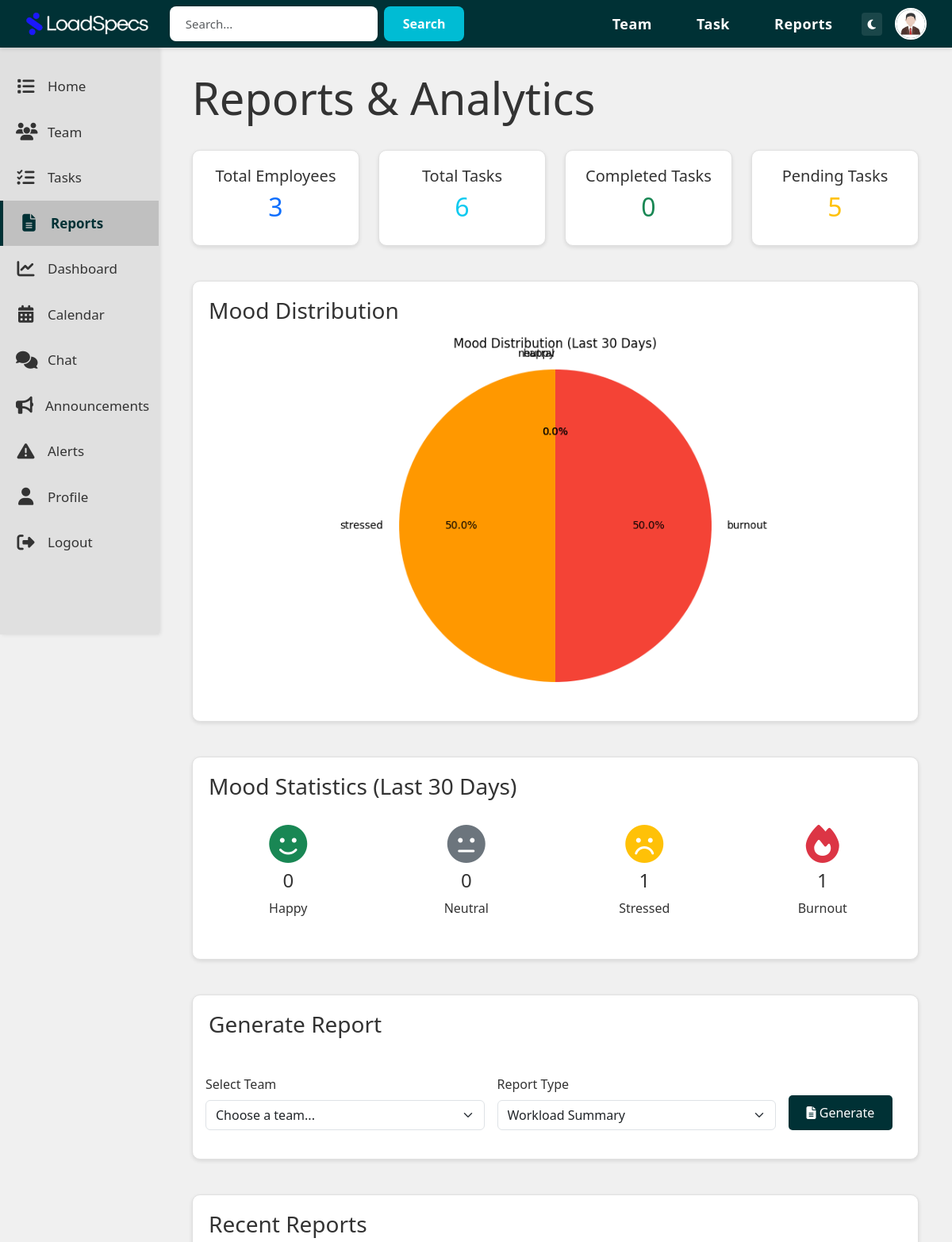
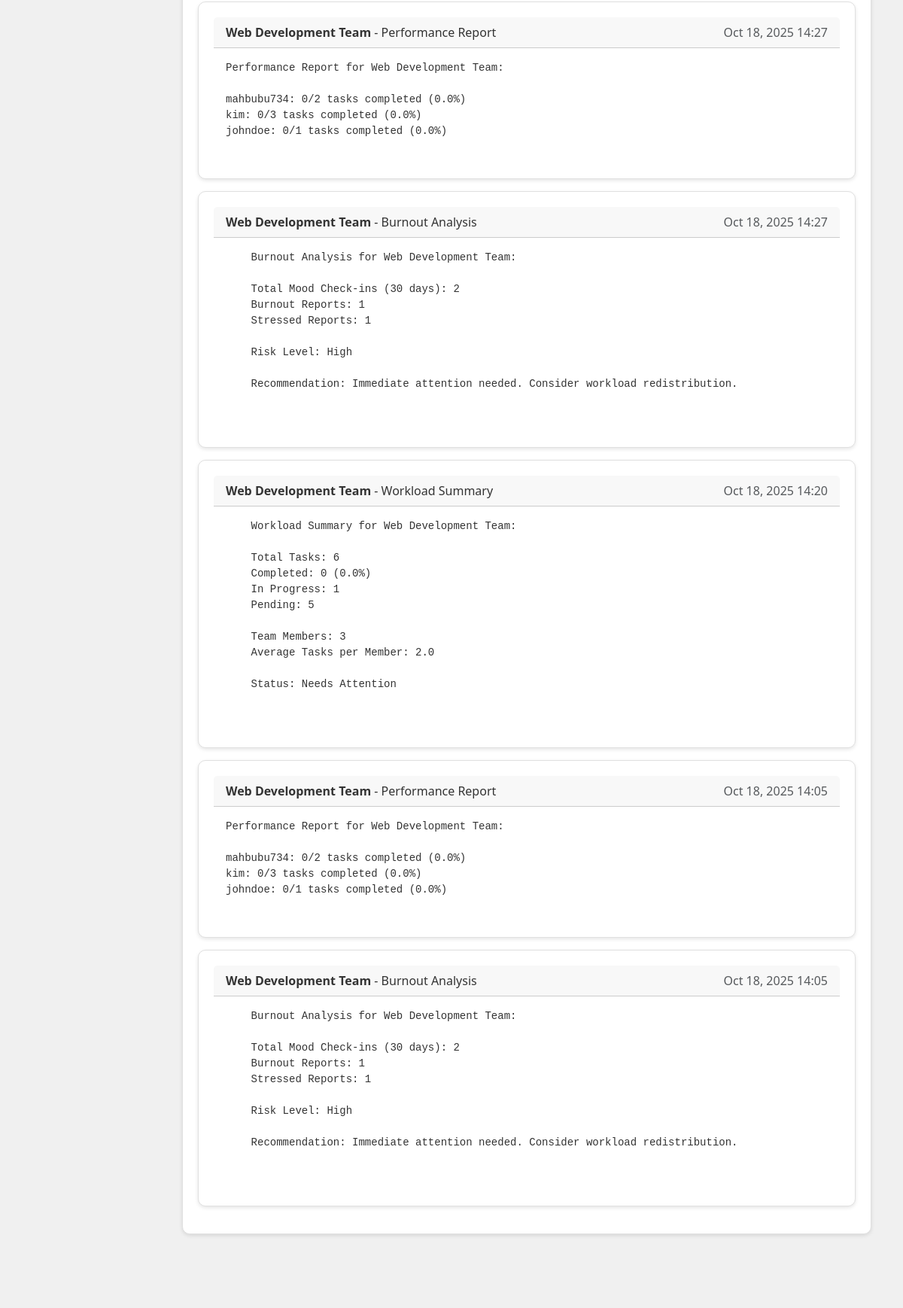
The page /reports/ (signed in, upper part) on the database its author committed (2 pictures, top to bottom).
### LoadSpecsApp/models.py (models this page shows, shortened)
class User(AbstractUser):
    is_employee = models.BooleanField(default=False)
    is_team_lead = models.BooleanField(default=False)
    company_name = models.CharField(max_length=200, blank=True, null=True)
    joined_date = models.DateTimeField(default=timezone.now)
    bio = models.TextField(blank=True, null=True)
    profile_picture = models.ImageField(
        upload_to='profile_pictures/',
        blank=True,
        null=True,
        default='default_profile.png'
    )

class InsightReport(models.Model):
    team = models.ForeignKey(Team, on_delete=models.CASCADE, related_name='reports')
    generated_by = models.ForeignKey(User, on_delete=models.CASCADE)
    summary_text = models.TextField()
    created_at = models.DateTimeField(default=timezone.now)
    report_type = models.CharField(
        max_length=50,
        choices=[
            ('workload', 'Workload Summary'),
            ('burnout', 'Burnout Analysis'),
            ('performance', 'Performance Report'),
            ('productivity', 'Productivity Analysis'),
            ('team_balance', 'Team Balance Report'),
        ],
        default='workload'
    )
    productivity_score = models.FloatField(default=0.0)
    burnout_prediction = models.TextField(blank=True, null=True)
    team_balance_data = models.JSONField(default=dict, blank=True)
    class Meta:
        ordering = ['-created_at']

class Team(models.Model):
    team_name = models.CharField(max_length=200)
    description = models.TextField(blank=True, null=True)
    created_by = models.ForeignKey(
        User,
        on_delete=models.CASCADE,
        related_name='teams_created'
    )
    created_at = models.DateTimeField(default=timezone.now)
    join_code = models.CharField(max_length=10, unique=True, blank=True)

### LoadSpecsApp/views.py (the view, shortened to what this page needs)
# urls.py: path('reports/', views.reports_view, name='reports'),
@login_required
def reports_view(request):
    user = request.user
    context = {}
    if user.is_team_lead:
        try:
            team_lead = user.teamlead_profile
            teams = team_lead.teams.all()
            context['teams'] = teams
            context['is_team_lead'] = True
            if teams.exists():
                total_employees = Employee.objects.filter(team__in=teams).count()
                total_tasks = Task.objects.filter(team__in=teams).count()
                completed_tasks = Task.objects.filter(team__in=teams, status='completed').count()
                pending_tasks = Task.objects.filter(team__in=teams, status='pending').count()
                context['total_employees'] = total_employees
                context['total_tasks'] = total_tasks
                context['completed_tasks'] = completed_tasks
                context['pending_tasks'] = pending_tasks
                recent_moods = MoodCheckin.objects.filter(team__in=teams, timestamp__gte=timezone.now() - timedelta(days=30))
                mood_counts = {
                    'happy': recent_moods.filter(mood='happy').count(),
                    'neutral': recent_moods.filter(mood='neutral').count(),
                    'stressed': recent_moods.filter(mood='stressed').count(),
                    'burnout': recent_moods.filter(mood='burnout').count(),
                }
                context['mood_counts'] = mood_counts
                context['chart'] = generate_mood_chart(mood_counts)
                recent_reports = InsightReport.objects.filter(team__in=teams)[:5]
                context['recent_reports'] = recent_reports
        except TeamLead.DoesNotExist:
            TeamLead.objects.create(user=user)
    return render(request, 'LoadSpecsHTML/reports.html', context)

### templates/LoadSpecsHTML/reports.html (shortened to what this page needs)
{% extends 'LoadSpecsHTML/base.html' %}
{% block content %}
<div class="container-fluid">
    <div class="row mb-4">
        <div class="col-12">
            <h1 class="display-4">Reports & Analytics</h1>
        </div>
    </div>
    {% if is_team_lead %}
    <div class="row mb-4">
        <div class="col-md-3">
            <div class="card-custom text-center">
                <h5>Total Employees</h5>
                <h2 class="text-primary">{{ total_employees|default:0 }}</h2>
            </div>
        </div>
        <div class="col-md-3">
            <div class="card-custom text-center">
                <h5>Total Tasks</h5>
                <h2 class="text-info">{{ total_tasks|default:0 }}</h2>
            </div>
        </div>
        <div class="col-md-3">
            <div class="card-custom text-center">
                <h5>Completed Tasks</h5>
                <h2 class="text-success">{{ completed_tasks|default:0 }}</h2>
            </div>
        </div>
        <div class="col-md-3">
            <div class="card-custom text-center">
                <h5>Pending Tasks</h5>
                <h2 class="text-warning">{{ pending_tasks|default:0 }}</h2>
            </div>
        </div>
    </div>
    {% if chart %}
    <div class="row mb-4">
        <div class="col-12">
            <div class="card-custom">
                <h3>Mood Distribution</h3>
                <div class="text-center">
                    <img alt="Mood Chart" class="img-fluid" style="max-width: 600px;">
                </div>
            </div>
        </div>
    </div>
    {% endif %}
    <div class="row mb-4">
        <div class="col-12">
            <div class="card-custom">
                <h3>Mood Statistics (Last 30 Days)</h3>
                <div class="row text-center mt-3">
                    <div class="col-md-3">
                        <div class="p-3">
                            <i class="fas fa-smile fa-3x text-success"></i>
                            <h4 class="mt-2">{{ mood_counts.happy|default:0 }}</h4>
                            <p>Happy</p>
                        </div>
                    </div>
                    <div class="col-md-3">
                        <div class="p-3">
                            <i class="fas fa-meh fa-3x text-secondary"></i>
                            <h4 class="mt-2">{{ mood_counts.neutral|default:0 }}</h4>
                            <p>Neutral</p>
                        </div>
                    </div>
                    <div class="col-md-3">
                        <div class="p-3">
                            <i class="fas fa-frown fa-3x text-warning"></i>
                            <h4 class="mt-2">{{ mood_counts.stressed|default:0 }}</h4>
                            <p>Stressed</p>
                        </div>
                    </div>
                    <div class="col-md-3">
                        <div class="p-3">
                            <i class="fas fa-fire fa-3x text-danger"></i>
                            <h4 class="mt-2">{{ mood_counts.burnout|default:0 }}</h4>
                            <p>Burnout</p>
                        </div>
                    </div>
                </div>
            </div>
        </div>
    </div>
    <div class="row mb-4">
        <div class="col-12">
            <div class="card-custom">
                <h3>Generate Report</h3>
                <form method="POST" action="{% url 'generate_report' %}">
                    <div class="row">
                        <div class="row g-3 align-items-end">
    <div class="col-md-5">
        <div class="mb-3">
            <label for="team_id" class="form-label">Select Team</label>
            <select name="team_id" id="team_id" class="form-select" required>
                <option value="">Choose a team...</option>
            </select>
        </div>
    </div>
    <div class="col-md-5">
        <div class="mb-3">
            <label for="report_type" class="form-label">Report Type</label>
            <select name="report_type" id="report_type" class="form-select" required>
                <option value="workload">Workload Summary</option>
            </select>
        </div>
    </div>
    <div class="col-md-2">
        <div class="mb-3">
            <label class="form-label d-block">&nbsp;</label>
            <button type="submit" class="btn btn-primary-custom w-100">
                <i class="fas fa-file-alt"></i> Generate
            </button>
        </div>
    </div>
</div>
                    </div>
                </form>
            </div>
        </div>
    </div>
    {% if recent_reports %}
    <div class="row">
        <div class="col-12">
            <div class="card-custom">
                <h3>Recent Reports</h3>
                {% for report in recent_reports %}
                <div class="card mb-3">
                    <div class="card-header">
                        <strong>{{ report.team.team_name }}</strong> - {{ report.get_report_type_display }}
                        <span class="float-end text-muted">{{ report.created_at|date:"M d, Y H:i" }}</span>
                    </div>
                    <div class="card-body">
                        <pre style="white-space: pre-wrap;">{{ report.summary_text }}</pre>
                    </div>
                </div>
                {% endfor %}
            </div>
        </div>
    </div>
    {% endif %}
    {% endif %}
</div>
{% endblock %}

### templates/LoadSpecsHTML/base.html (shortened to what this page needs)
{% load static %}
<!DOCTYPE html>
<html lang="en">
<head>
    <link href="https://cdn.jsdelivr.net/npm/bootstrap@5.3.0/dist/css/bootstrap.min.css" rel="stylesheet">
    <link rel="stylesheet" href="https://cdnjs.cloudflare.com/ajax/libs/font-awesome/6.4.0/css/all.min.css">
</head>
<body>
    {% if user.is_authenticated %}
    <nav class="navbar navbar-expand-lg navbar-custom fixed-top">
        <div class="container-fluid">
            <a class="navbar-brand" href="{% url 'home' %}">
                <img src="{% static 'Images/loadspecs_logo.png' %}" alt="LoadSpecs Logo" style="height: 30px;">
            </a>
            <div class="search-bar mx-auto d-none d-lg-flex">
                <form class="d-flex" method="GET" action="{% url 'home' %}">
                    <input type="text" name="search" placeholder="Search..." class="form-control">
                    <button type="submit">Search</button>
                </form>
            </div>
            <div class="collapse navbar-collapse justify-content-end" id="navbarNav">
                <ul class="navbar-nav align-items-center">
                    <li class="nav-item">
                        <a class="nav-link" href="{% url 'team' %}">Team</a>
                    </li>
                    <li class="nav-item">
                        <a class="nav-link" href="{% url 'tasks' %}">Task</a>
                    </li>
                    <li class="nav-item">
                        <a class="nav-link" href="{% url 'reports' %}">Reports</a>
                    </li>
                    <li class="nav-item ms-2">
                        <button id="themeToggle" class="btn btn-sm" style="background: rgba(255,255,255,0.1); color: white; border: none;" title="Toggle Theme">
                            <i class="fas fa-moon"></i>
                        </button>
                    </li>
                    <li class="nav-item ms-3">
                        <a href="{% url 'profile' %}" title="Profile">
                            {% if user.profile_picture and user.profile_picture.name != 'default_profile.png' %}
                                <img src="{{ user.profile_picture.url }}" alt="Profile" class="profile-icon">
                            {% else %}
                                <div class="profile-icon d-flex align-items-center justify-content-center"
                                     style="background: linear-gradient(135deg, #667eea 0%, #764ba2 100%);">
                                    <i class="fas fa-user" style="color: white; font-size: 20px;"></i>
                                </div>
                            {% endif %}
                        </a>
                    </li>
                </ul>
            </div>
        </div>
    </nav>
    <div class="sidebar d-none d-md-block">
        <a href="{% url 'home' %}" class="sidebar-item {% if request.resolver_match.url_name == 'home' %}active{% endif %}">
            <i class="fas fa-list"></i>
            <span>Home</span>
        </a>
        <a href="{% url 'team' %}" class="sidebar-item {% if request.resolver_match.url_name == 'team' %}active{% endif %}">
            <i class="fas fa-users"></i>
            <span>Team</span>
        </a>
        <a href="{% url 'tasks' %}" class="sidebar-item {% if request.resolver_match.url_name == 'tasks' %}active{% endif %}">
            <i class="fas fa-tasks"></i>
            <span>Tasks</span>
        </a>
        <a href="{% url 'reports' %}" class="sidebar-item {% if request.resolver_match.url_name == 'reports' %}active{% endif %}">
            <i class="fas fa-file-alt"></i>
            <span>Reports</span>
        </a>
        <a href="{% url 'performance_dashboard' %}" class="sidebar-item">
            <i class="fas fa-chart-line"></i>
            <span>Dashboard</span>
        </a>
        <a href="{% url 'calendar' %}" class="sidebar-item">
            <i class="fas fa-calendar-alt"></i>
            <span>Calendar</span>
        </a>
        <a href="{% url 'chat' %}" class="sidebar-item">
            <i class="fas fa-comments"></i>
            <span>Chat</span>
        </a>
        <a href="{% url 'announcements' %}" class="sidebar-item">
            <i class="fas fa-bullhorn"></i>
            <span>Announcements</span>
        </a>
        {% if user.is_team_lead %}
        <a href="{% url 'burnout_alerts' %}" class="sidebar-item">
            <i class="fas fa-exclamation-triangle"></i>
            <span>Alerts</span>
        </a>
        {% endif %}
        <a href="{% url 'profile' %}" class="sidebar-item {% if request.resolver_match.url_name == 'profile' %}active{% endif %}">
            <i class="fas fa-user"></i>
            <span>Profile</span>
        </a>
        <a href="{% url 'logout' %}" class="sidebar-item">
            <i class="fas fa-sign-out-alt"></i>
            <span>Logout</span>
        </a>
    </div>
    {% endif %}
    <div class="{% if user.is_authenticated %}main-content{% endif %}">
        {% block content %}{% endblock %}
    </div>
</body>
</html>

### rows shown on the page
User: profile_picture (picture)
InsightReport: team.team_name "Web Development Team", report_type "Performance Report", created_at "Oct 18, 2025 14:27", summary_text "Performance Report for Web Development Team: mahbubu734: 0/2 tasks completed (0.0%) kim: 0/3 tasks completed (0.0%) johndoe: 0/1 tasks completed (0.0%)"
InsightReport: team.team_name "Web Development Team", report_type "Burnout Analysis", created_at "Oct 18, 2025 14:27", summary_text "Burnout Analysis for Web Development Team: Total Mood Check-ins (30 days): 2 Burnout Reports: 1 Stressed Reports: 1 Risk Level: High Recommendation: Immediate attention needed. Consider workload redistribution."
InsightReport: team.team_name "Web Development Team", report_type "Workload Summary", created_at "Oct 18, 2025 14:20", summary_text "Workload Summary for Web Development Team: Total Tasks: 6 Completed: 0 (0.0%) In Progress: 1 Pending: 5 Team Members: 3 Average Tasks per Member: 2.0 Status: Needs Attention"
InsightReport: team.team_name "Web Development Team", report_type "Performance Report", created_at "Oct 18, 2025 14:05", summary_text "Performance Report for Web Development Team: mahbubu734: 0/2 tasks completed (0.0%) kim: 0/3 tasks completed (0.0%) johndoe: 0/1 tasks completed (0.0%)"
InsightReport: team.team_name "Web Development Team", report_type "Burnout Analysis", created_at "Oct 18, 2025 14:05", summary_text "Burnout Analysis for Web Development Team: Total Mood Check-ins (30 days): 2 Burnout Reports: 1 Stressed Reports: 1 Risk Level: High Recommendation: Immediate attention needed. Consider workload redistribution."

### other values the page prints
{{ total_employees|default:0 }} "3"
{{ total_tasks|default:0 }} "6"
{{ completed_tasks|default:0 }} "0"
{{ pending_tasks|default:0 }} "5"
{{ mood_counts.happy|default:0 }} "0"
{{ mood_counts.neutral|default:0 }} "0"
{{ mood_counts.stressed|default:0 }} "1"
{{ mood_counts.burnout|default:0 }} "1"
